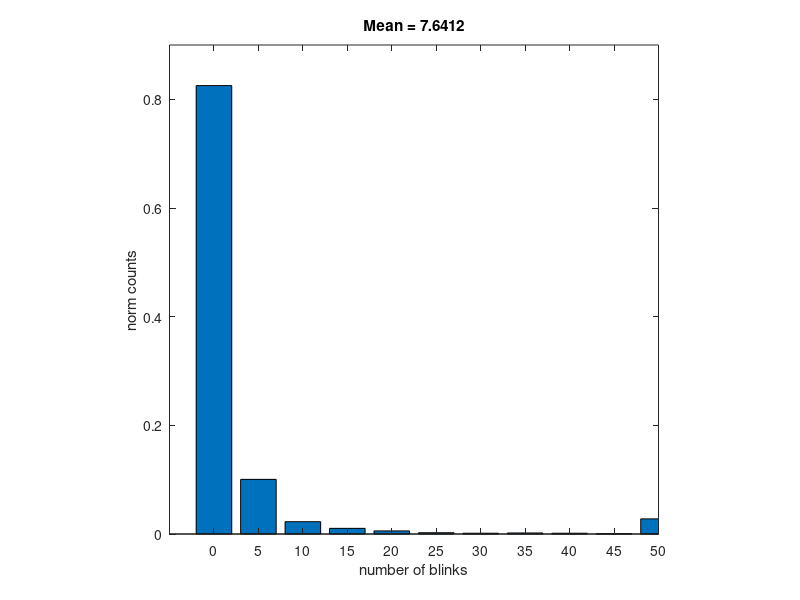
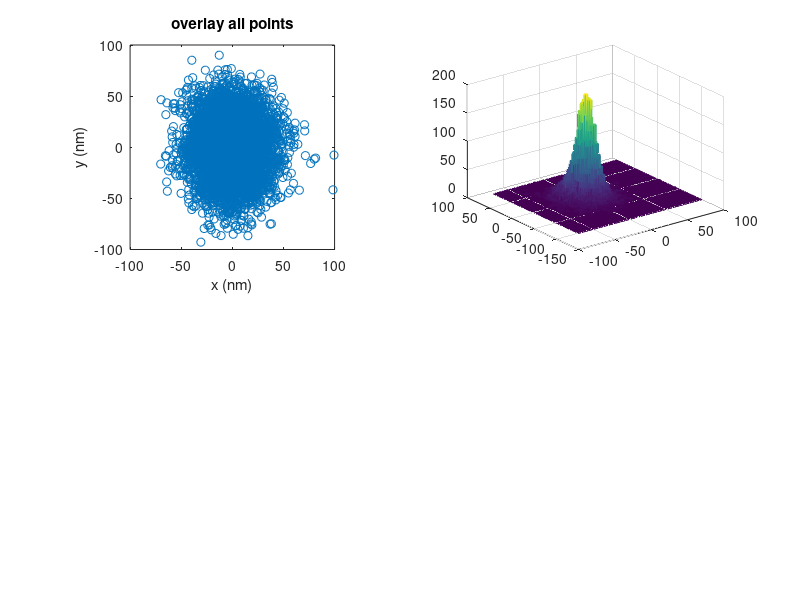

Write the MATLAB code that produced these figures, in order. (Note: this script raises an error after producing the figures.)
%% Analyze dye photophysics from SMLM data (processing part)
% 
% Author: Christian Sieben, EPFL 
% sieben.christian@gmail.com
% April 2020

% 1.    Load Tracks
% 2.    Calculate Track length
% 3.1   Calculate Track Spread (i.e. sigma)
% 3.2   Calculate gaussian PDF of x and y dimensions (overlay all molecules)
% 3.3   Calculate gaussian PDF of x and y dimensions (individual molecules)
% 4.    Find Gaps and measure length --> Dark time

clear, clc, close all
SMLM_tutorial_main = '/Users/christian/Documents/Arbeit/MatLab/SMLM_tutorial';

%% 1. Load Tracks

% Output from photophys_head

% To get the merging parameters, use output: Tracks_GapMax_
% The array should have the form:

% res1 = x
% res2 = y
% res3 = photons
% res4 = uncertainty
% res5 = frame
% res6 = track ID

load('A647_COT_1200mW_10ms_3_MMStack_1_Localizations_DC_Z_tracks_GapMax.mat')
all_tracks = res;

%% 2. Calculate Track length

%%%%%%%%%%%%
% On-time distribution (On-time)
%%%%%%%%%%%%
% On time, not the number of blinks
% This is the time (frames) the molecule is visible
% To get the number of blinks, the data need to be merged with 0 gap
%%%%%%%%%%%%


tracklength=[];

for index = 1:max(all_tracks(:,6))
    
    track = find(all_tracks(:,6)==index);
    tracklength = cat(1,tracklength,length(track));
    
    clear track
end

% Plot Track length histogram

binCenters = 0:5:50;
x = transpose(hist(tracklength,binCenters)); 

figure('Position',[100 500 300 300],'name','Track length histogram') 
bar(binCenters,x/sum(x));hold on;
axis([-5 50 0 0.9]);
title(['Mean = ', num2str(mean(tracklength))]);
% xlabel('on time (frames)');
xlabel('number of blinks');
ylabel('norm counts'); 
axis square;


%% 3.1 Calculate Track Spread (i.e. sigma)
%  3.1 can be used to make a figure visualizing sigma

%%%%%%%%%%%%
% The lateral spread of localizations (i.e. sigma)
%%%%%%%%%%%%

clusterx=[];
clustery=[];

allclustersCx=[];
allclustersCy=[];
                                               
for index=1:max(all_tracks(:,6)); % for all tracks
    
    vx=find(all_tracks(:,6)==index);
    
    clusterx=[];
    clustery=[];
    
        if  length(vx)>1;                                                             % if nan, copy  frame number in new

            clusterx=all_tracks(vx,1);
            clustery=all_tracks(vx,2);
            
            clusterxC=sum(clusterx)/length(clusterx);
            clusteryC=sum(clustery)/length(clustery);
            clusterx=clusterx-clusterxC;
            clustery=clustery-clusteryC;
            
            if clusterx>50; 
            else
            

            allclustersCx=vertcat(allclustersCx,clusterx);
            allclustersCy=vertcat(allclustersCy,clustery);
            
            end
        else end

end

clear max

figure('Position',[100 100 500 500],'name','XY spread of all molecules')

subplot(2,2,1)
scatter(allclustersCx, allclustersCy,'k.')
title('overlay all points');
box on; axis square; 
xlabel('x (nm)');
ylabel('y (nm)');
axis([-100 100 -100 100])

subplot(2,2,2)

hist3([allclustersCx, allclustersCy],[50 50])
set(get(gca,'child'),'FaceColor','interp','CDataMode','auto');
title('All clusters');
xlabel('x (nm)');
ylabel('y (nm)');
colormap('hot')

subplot(2,2,3)
histogram(allclustersCx,40,'Normalization','probability');
title('Histogram over x');
xlabel('x (nm)');
ylabel('norm counts');
axis([-100 100 0 0.3])

subplot(2,2,4)
histogram(allclustersCy,40,'Normalization','probability');
title('Histogram over y');
xlabel('y (nm)');
ylabel('norm counts');
axis([-100 100 0 0.3])

% make another figure

figure('Position',[600 100 500 500]);

ah1 = subplot(4, 4, [3 4 7 8]);
scatter(allclustersCx, allclustersCy,1,'black');
set(gca,'YTicklabel',[],'XTicklabel',[]);
% xlabel('x (nm)','FontSize',10);
% ylabel('y (nm)','FontSize',10);
axis([-100 100 -100 100])
box on 
axis square

subplot(4, 4, [2 6]);
histogram(allclustersCy,40,'Normalization','probability');
xlabel('y (nm)','FontSize',10);
ylabel('norm counts','FontSize',10);
axis([-100 100 0 0.3])
view(-90, -90)

subplot(4, 4, [11 12]);
histogram(allclustersCx,40,'Normalization','probability');
xlabel('x (nm)','FontSize',10);
ylabel('norm counts','FontSize',10);
axis([-100 100 0 0.3])
view(180, 90)

%% 3.2 Calculate gaussian PDF of x and y dimensions (overlay all molecules)
%  3.2 determine average sigma all molecules 

%%%%%%%%%%%%
% Fit the lateral spread of localizations to normal distribution
% Average for all molecules
%%%%%%%%%%%%

figure('Position',[100 500 700 300],'name','PDF of x and y radius (Overlay)')

% create normal distribution

pdx = fitdist(allclustersCx,'normal')
pdy = fitdist(allclustersCy,'normal')

y   = pdf(pdx,allclustersCx);
y2  = pdf(pdy,allclustersCy);


binCenters = -200:10:200;
x=transpose(hist(allclustersCx,binCenters)); 
x2=transpose(hist(allclustersCy,binCenters)); 
x3=[x/sum(x)];
x4=[x2/sum(x2)];

subplot(1,2,1)
bar(binCenters,x3/max(x3));
hold on
scatter(allclustersCx,y/max(y),1,'red')
axis([-100 100 0 1.1])
box on; axis square;
title('PDF x dimension');
xlabel('x (nm)','FontSize',12);
ylabel('pdf','FontSize',12);
hold off
legend(['\sigma _x = ' num2str(pdx.sigma)], 'FontSize',12);

subplot(1,2,2)
bar(binCenters,x4/max(x4));
hold on
scatter(allclustersCy,y2/max(y2),1,'red')
axis([-100 100 0 1.1])
box on; axis square;
title('PDF y dimension');
xlabel('x (nm)','FontSize',12);
ylabel('pdf','FontSize',12);
hold on
legend(['\sigma _y = ' num2str(pdy.sigma)], 'FontSize',12);

%% 3.3 Calculate gaussian PDF of x and y dimensions (individual molecules)
%  3.3 determine average sigma of individial molecules 

%%%%%%%%%%%%
% Fit the lateral spread of localizations to normal distribution
% Per individual molecule
%%%%%%%%%%%%

clusterx=[];
clustery=[];

loc_prec_x=[];
loc_prec_y=[];
                                               
for index=1:max(all_tracks(:,6)); 
    
    vx=find(all_tracks(:,6)==index);
    
    clusterx=[];
    clustery=[];
    
        if  length(vx)>10;                                                             % if nan, copy  frame number in new

            clusterx = all_tracks(vx,1);
            clustery = all_tracks(vx,2);
            
            clusterxC=sum(clusterx)/length(clusterx);
            clusteryC=sum(clustery)/length(clustery);
            clusterx=clusterx-clusterxC;
            clustery=clustery-clusteryC;
            
            pdx=fitdist(clusterx,'normal');
            pdy=fitdist(clustery,'normal');
            
            loc_prec_x = vertcat(loc_prec_x, pdx.sigma);
            loc_prec_y = vertcat(loc_prec_y, pdy.sigma);


        else end

end
clc
Mean_loc_prec_x = fitdist(loc_prec_x,'normal')
Mean_loc_prec_y = fitdist(loc_prec_y,'normal')

%% 4. Find Gaps and measure length --> Dark time

%%%%%%%%%%%%
% Dark time distribution (Off-time)
%%%%%%%%%%%%

allgaps = [];

for i = 1:max(all_tracks(:,6)); 
    
    vx = find(all_tracks(:,6)==i);
    
    track = all_tracks(vx,5)-min(all_tracks(vx,5))+1;
    
    gaps=[];
    gaps(1,1)=1;
   
    for j=2:length(track);
        
    gaps(j,1)=track(j)-track(j-1);
        
    end
    
    gaps=gaps-1;
    gaps=nonzeros(gaps)+1;
  
    allgaps=vertcat(allgaps,gaps);
    
end

binCenters = 0:100:10000;
x = transpose(hist(allgaps,binCenters)); 


figure('Position',[100 500 700 300],'name','Dark time distribution')
subplot(1,2,1)
bar(binCenters,x/max(x));
ax = gca;
ax.YScale = 'log'
title(['Mean = ', num2str(mean(allgaps))]);
xlabel('Off time [frames]');
ylabel('norm counts');
hold on


[CdfY,CdfX] = ecdf(allgaps,'Function','cdf'); 
subplot(1,2,2)
plot(CdfX,CdfY,'LineWidth',3);hold on;
scatter(CdfX(max(find(CdfY < 0.99))),1,'ro','filled');
title(['99 % at ' num2str(CdfX(max(find(CdfY < 0.99)))) ' frames']);
xlabel('Off time [frames]');
ylabel('cumulative probability');
% save('gap.mat','gapfit','ft','gof','binCenters','x')
    
